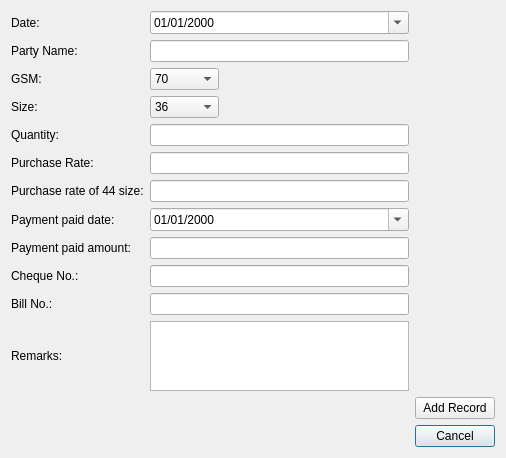
<?xml version="1.0" encoding="UTF-8"?>
<ui version="4.0">
 <class>PurchaseEnterDataDialog</class>
 <widget class="QDialog" name="PurchaseEnterDataDialog">
  <property name="geometry">
   <rect>
    <x>0</x>
    <y>0</y>
    <width>506</width>
    <height>436</height>
   </rect>
  </property>
  <property name="windowTitle">
   <string>Enter Data</string>
  </property>
  <layout class="QGridLayout" name="gridLayout">
   <item row="14" column="2">
    <widget class="QPushButton" name="btn_cancel">
     <property name="text">
      <string>Cancel</string>
     </property>
    </widget>
   </item>
   <item row="9" column="1">
    <widget class="QLineEdit" name="line_edit_cheque_no"/>
   </item>
   <item row="10" column="0">
    <widget class="QLabel" name="lbl_bill_no">
     <property name="text">
      <string>Bill No.:</string>
     </property>
     <property name="buddy">
      <cstring>line_edit_chalan_no</cstring>
     </property>
    </widget>
   </item>
   <item row="7" column="0">
    <widget class="QLabel" name="lbl_payment_paid_date">
     <property name="text">
      <string>Payment paid date:</string>
     </property>
     <property name="buddy">
      <cstring>date_edit_payment_paid_date</cstring>
     </property>
    </widget>
   </item>
   <item row="13" column="2">
    <widget class="QPushButton" name="btn_add_record">
     <property name="text">
      <string>Add Record</string>
     </property>
    </widget>
   </item>
   <item row="4" column="1">
    <widget class="QLineEdit" name="line_edit_qty">
     <property name="maximumSize">
      <size>
       <width>341</width>
       <height>16777215</height>
      </size>
     </property>
     <property name="inputMethodHints">
      <set>Qt::ImhNone</set>
     </property>
    </widget>
   </item>
   <item row="10" column="1">
    <widget class="QLineEdit" name="line_edit_chalan_no"/>
   </item>
   <item row="11" column="0">
    <widget class="QLabel" name="lbl_remarks">
     <property name="text">
      <string>Remarks:</string>
     </property>
     <property name="buddy">
      <cstring>text_edit_remarks</cstring>
     </property>
    </widget>
   </item>
   <item row="4" column="0">
    <widget class="QLabel" name="llbl_selling_quantity">
     <property name="text">
      <string>Quantity:</string>
     </property>
     <property name="buddy">
      <cstring>line_edit_qty</cstring>
     </property>
    </widget>
   </item>
   <item row="3" column="0">
    <widget class="QLabel" name="lbl_size">
     <property name="text">
      <string>Size:</string>
     </property>
     <property name="buddy">
      <cstring>combo_box_size</cstring>
     </property>
    </widget>
   </item>
   <item row="5" column="1">
    <widget class="QLineEdit" name="line_edit_selling_rate">
     <property name="maxLength">
      <number>32700</number>
     </property>
    </widget>
   </item>
   <item row="3" column="1">
    <widget class="QComboBox" name="combo_box_size">
     <property name="minimumSize">
      <size>
       <width>69</width>
       <height>0</height>
      </size>
     </property>
     <property name="maximumSize">
      <size>
       <width>69</width>
       <height>16777215</height>
      </size>
     </property>
     <item>
      <property name="text">
       <string>36</string>
      </property>
     </item>
     <item>
      <property name="text">
       <string>44</string>
      </property>
     </item>
     <item>
      <property name="text">
       <string>48</string>
      </property>
     </item>
     <item>
      <property name="text">
       <string>54</string>
      </property>
     </item>
     <item>
      <property name="text">
       <string>58</string>
      </property>
     </item>
     <item>
      <property name="text">
       <string>60</string>
      </property>
     </item>
     <item>
      <property name="text">
       <string>63</string>
      </property>
     </item>
    </widget>
   </item>
   <item row="6" column="0">
    <widget class="QLabel" name="lbl_purchase_rate_of_44_size">
     <property name="text">
      <string>Purchase rate of 44 size:</string>
     </property>
     <property name="buddy">
      <cstring>line_edit_purchase_rate_of_44_size</cstring>
     </property>
    </widget>
   </item>
   <item row="9" column="0">
    <widget class="QLabel" name="lbl_cheque_no">
     <property name="text">
      <string>Cheque No.:</string>
     </property>
     <property name="buddy">
      <cstring>line_edit_cheque_no</cstring>
     </property>
    </widget>
   </item>
   <item row="7" column="1">
    <widget class="QDateEdit" name="date_edit_payment_paid_date">
     <property name="displayFormat">
      <string>dd/MM/yyyy</string>
     </property>
     <property name="calendarPopup">
      <bool>true</bool>
     </property>
    </widget>
   </item>
   <item row="6" column="1">
    <widget class="QLineEdit" name="line_edit_purchase_rate_of_44_size"/>
   </item>
   <item row="5" column="0">
    <widget class="QLabel" name="lbl_purchase_rate">
     <property name="text">
      <string>Purchase Rate:</string>
     </property>
     <property name="buddy">
      <cstring>line_edit_selling_rate</cstring>
     </property>
    </widget>
   </item>
   <item row="8" column="0">
    <widget class="QLabel" name="lbl_payment_paid_amount">
     <property name="text">
      <string>Payment paid amount:</string>
     </property>
     <property name="buddy">
      <cstring>line_edit_payment_paid_amount</cstring>
     </property>
    </widget>
   </item>
   <item row="8" column="1">
    <widget class="QLineEdit" name="line_edit_payment_paid_amount"/>
   </item>
   <item row="1" column="1">
    <widget class="QLineEdit" name="line_edit_party_name"/>
   </item>
   <item row="2" column="0">
    <widget class="QLabel" name="lbl_gsm">
     <property name="text">
      <string>GSM:</string>
     </property>
     <property name="buddy">
      <cstring>combo_box_gsm</cstring>
     </property>
    </widget>
   </item>
   <item row="2" column="1">
    <widget class="QComboBox" name="combo_box_gsm">
     <property name="minimumSize">
      <size>
       <width>69</width>
       <height>22</height>
      </size>
     </property>
     <property name="maximumSize">
      <size>
       <width>69</width>
       <height>16777215</height>
      </size>
     </property>
     <item>
      <property name="text">
       <string>70</string>
      </property>
     </item>
     <item>
      <property name="text">
       <string>100</string>
      </property>
     </item>
    </widget>
   </item>
   <item row="0" column="0">
    <widget class="QLabel" name="lbl_date">
     <property name="text">
      <string>Date:</string>
     </property>
     <property name="buddy">
      <cstring>date_edit_date</cstring>
     </property>
    </widget>
   </item>
   <item row="0" column="1">
    <widget class="QDateEdit" name="date_edit_date">
     <property name="currentSection">
      <enum>QDateTimeEdit::DaySection</enum>
     </property>
     <property name="displayFormat">
      <string>dd/MM/yyyy</string>
     </property>
     <property name="calendarPopup">
      <bool>true</bool>
     </property>
    </widget>
   </item>
   <item row="1" column="0">
    <widget class="QLabel" name="lbl_party_name">
     <property name="text">
      <string>Party Name:</string>
     </property>
     <property name="buddy">
      <cstring>line_edit_party_name</cstring>
     </property>
    </widget>
   </item>
   <item row="11" column="1">
    <widget class="QTextEdit" name="text_edit_remarks"/>
   </item>
  </layout>
 </widget>
 <tabstops>
  <tabstop>date_edit_date</tabstop>
  <tabstop>line_edit_party_name</tabstop>
  <tabstop>combo_box_gsm</tabstop>
  <tabstop>combo_box_size</tabstop>
  <tabstop>line_edit_qty</tabstop>
  <tabstop>line_edit_selling_rate</tabstop>
  <tabstop>line_edit_purchase_rate_of_44_size</tabstop>
  <tabstop>date_edit_payment_paid_date</tabstop>
  <tabstop>line_edit_payment_paid_amount</tabstop>
  <tabstop>line_edit_cheque_no</tabstop>
  <tabstop>line_edit_chalan_no</tabstop>
  <tabstop>text_edit_remarks</tabstop>
  <tabstop>btn_add_record</tabstop>
  <tabstop>btn_cancel</tabstop>
 </tabstops>
 <resources/>
 <connections/>
</ui>
